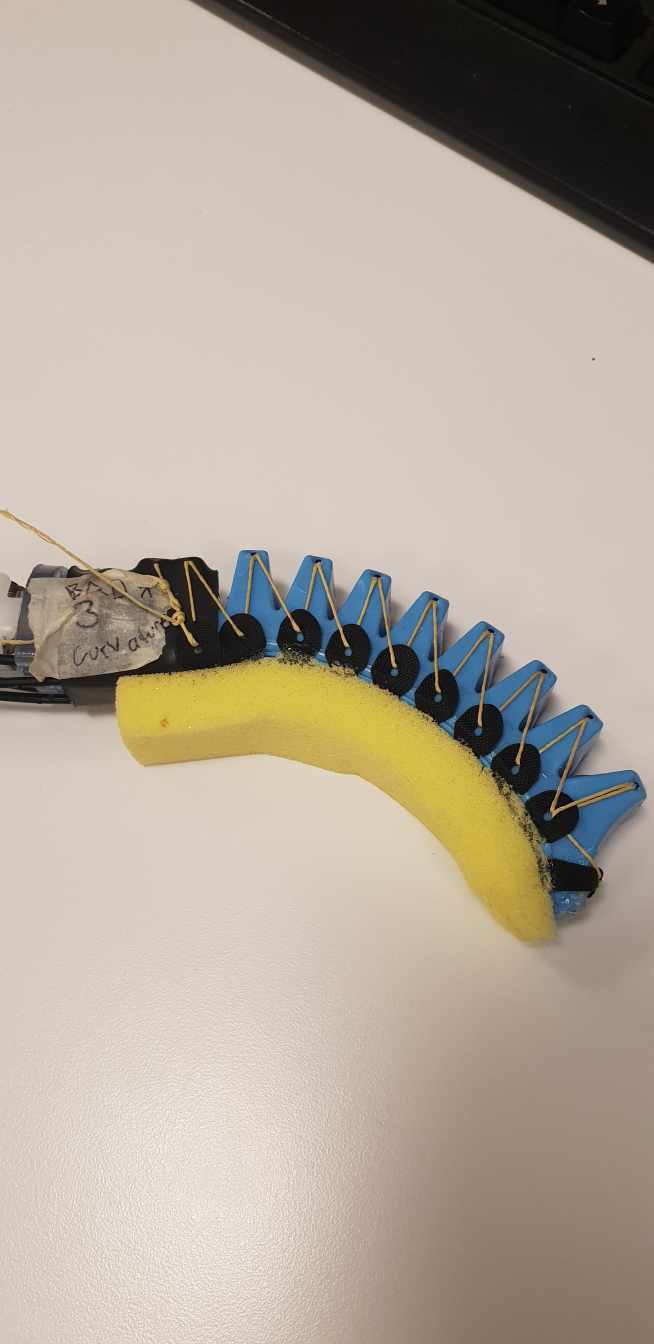
#> input picture Vision Testing/finger_test.jpg, 1960 x 4032 px, given in place of the camera (shown at 1/3 size)
$ python webcam_TESTING.py
#> lines starting #> are read from the running program, lines starting #| are printed output that depends on the picture; after the words box and inside, x2 and y2 are one past the last pixel; in counts of white or black regions, pixels touching at a corner belong together
### Vision Testing/TESTING/point_extractor_TESTING.py
#!/usr/bin/env python

import matplotlib.pyplot as plt
import matplotlib.image as mpimg
import colorsys as cs
import numpy as np
import cv2
from termcolor import colored
from polyfit_TESTING import curvatureCalculation
from operator import itemgetter


# input: cannyedge, Original Image, parameter: 1 for reduced size, zero full size,
# increment between recorded points ((higher increment = fewer points)
# degree: degree of the polynomial fit
def pointExtractor(img, originalImg, parameter,increment, degree):

	sumK = 0
	pointList = [0]
	x = [0]
	y = [0]


	if parameter == 0:
		indices = np.where(img != [0])
		print colored('Indices', 'blue')
		print indices
		coordinates = zip(indices[0], indices[1])
		coordinates = sorted(coordinates,key=itemgetter(1))
		length = len(coordinates)
		print colored('Coordinates', 'green')
		print coordinates

	for i in range(0,length - 1):
		if coordinates[i + 1][1] == coordinates[i][1]:
			i = i + increment
		elif coordinates[i + 1][1] > coordinates[i][1]:
			pointList.append(coordinates[i])
			i = i + increment

	for i in range(1, len(pointList) -1):
		a = pointList[i][0]
		b = pointList[i][1]

		x.append(a)
		y.append(b)

		cv2.circle(originalImg,(b, a), 5, (0, 0, 255), +1)

	'''
	poly = np.polyfit(x, y, degree, rcond=None, full=False, w=None, cov=False)
	p = np.poly1d(poly)

	for i in range(1, len(x)-1):
		sumK = sumK + curvatureCalculation(poly, x[i])


	k = sumK / len(x)
	'''
	k=0
	return originalImg, k;


li = [['John',2],['Jim',9],['Jason',1]]
li = sorted(li,key=itemgetter(1))
print li

### Vision Testing/TESTING/select_input_TESTING.py
#!/usr/bin/env python

import matplotlib.pyplot as plt
import matplotlib.image as mpimg
from termcolor import colored
import colorsys as cs
import numpy as np
import cv2

def nothing(x):
	pass;

def trackBars():
	cv2.namedWindow('image')
	cv2.createTrackbar('Hlo', 'image', 4, 255, nothing)
	cv2.createTrackbar('HUP', 'image', 20, 255, nothing)
	cv2.createTrackbar('Slo', 'image', 144, 255, nothing)
	cv2.createTrackbar('SUP', 'image', 255, 255, nothing)
	cv2.createTrackbar('Vlo', 'image', 126, 255, nothing)
	cv2.createTrackbar('VUP', 'image', 255, 255, nothing)
	return;

def getTrackValues():
	hlo = cv2.getTrackbarPos('HLo', 'image')
	hup = cv2.getTrackbarPos('HUP', 'image')
	slo = cv2.getTrackbarPos('Slo', 'image')
	sup = cv2.getTrackbarPos('SUP', 'image')
	vlo = cv2.getTrackbarPos('Vlo', 'image')
	vup = cv2.getTrackbarPos('VUP', 'image')

	low = np.array([hlo,slo,vlo])
	high = np.array([hup,sup,vup])
	return low, high;


# [57 lines left out: function colorSampling, not called in this run]

### Vision Testing/TESTING/webcam_TESTING.py
#!/usr/bin/env python

import cv2
import numpy as np
from select_input_TESTING import colorSampling, trackBars, getTrackValues
from point_extractor_TESTING import pointExtractor
from termcolor import colored
#from polyfit import ###


cap = cv2.VideoCapture(1)

'''
choose filter:
1: average
2: Gaussian blur
3: median blur
'''
f = 3

'''
choose Sampling mode:
1: Input select from image (lagy)
2: Hardcoding
3: Trackbar HSV selection
'''
mode = 3

#degree of the polynomial fit

degree = 3

trackBars()

while(1):

    _, frame = cap.read()
#> frame is the input picture: shape (4032, 1960, 3); mean B, G, R 155.6, 169.2, 180.1

    if mode == 0:
        low, high = colorSampling(frame)
        lower_boundary = np.array([low[0, 0, 0], low[0, 0, 1], low[0, 0, 2]])
        upper_boundary = np.array([high[0, 0, 0], high[0, 0, 1], high[0, 0, 2]])
        increment = 1
        pass;

    if mode == 2:
        lower_boundary = np.array([35,100,100])
        upper_boundary = np.array([60,255,255])

    if mode == 3:
        lower_boundary, upper_boundary = getTrackValues()

    hsv = cv2.cvtColor(frame, cv2.COLOR_BGR2HSV)
#> hsv: shape (4032, 1960, 3); mean H, S, V 18.6, 43.6, 182.4
    mask = cv2.inRange(hsv, lower_boundary, upper_boundary)
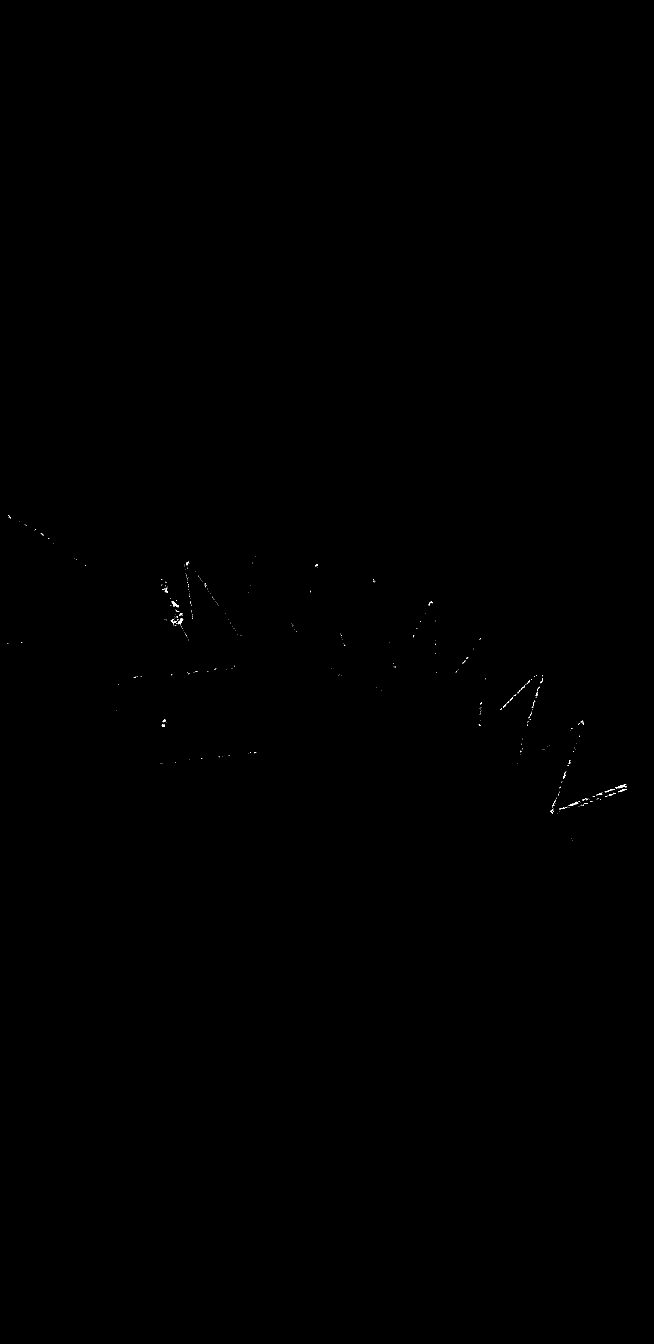
#> mask: shape (4032, 1960) (shown at 1/3 size); 0.03% white in thin lines or dots, all inside (x1, y1, x2, y2) = (21, 1546, 1881, 2522)
    res = cv2.bitwise_and(frame,frame, mask= mask)

    if f == 1:
        kernel = np.ones((15,15), np.float32)/225
        smoothed = cv2.filter2D(res, -1, kernel)
        cv2.imshow('smoothed',smoothed)

    elif f == 2:
        blur = cv2.GaussianBlur(res, (15,15),0)
        cv2.imshow('gaussian blur',blur)

    elif f == 3:
        median = cv2.medianBlur(res,15)
        cv2.imshow('median blur',median)

    else:
        pass

    edges = cv2.Canny(median, 100, 200)
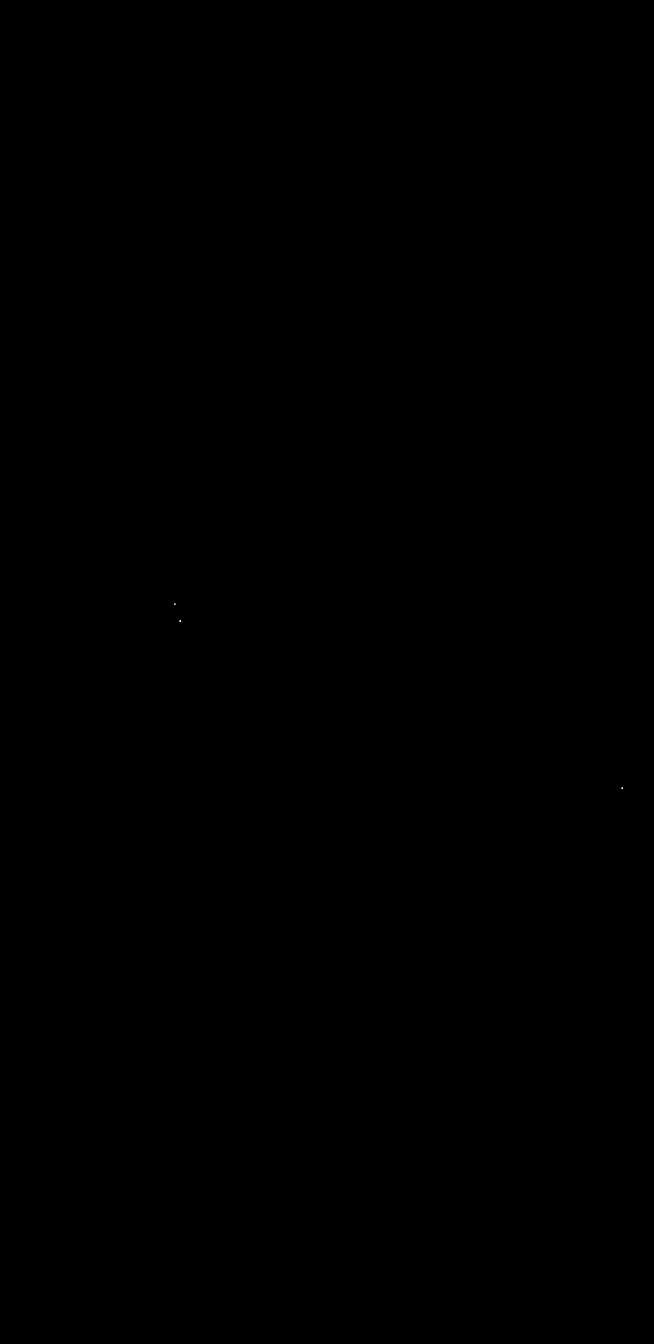
#> edges: shape (4032, 1960) (shown at 1/3 size); 0% white in thin lines or dots, all inside (x1, y1, x2, y2) = (523, 1810, 1868, 2366)

    #returns the original image and the list of points
    frame_with_points, curvature = pointExtractor(edges, frame, 0, 5, degree)
#> in pointExtractor, `indices = np.where(img != [0])`: indices = 25 positions, rows 1810 to 2365, columns 523 to 1867
#| (array([1810, 1811, 1811, 1812, 1812, 1813, 1813, 1862, 1862, 1862, 1862,
#|        1863, 1863, 1864, 1864, 1864, 1864, 2363, 2363, 2363, 2364, 2364,
#|        2365, 2365, 2365]), array([ 524,  523,  525,  523,  526,  524,  526,  539,  540,  541,  542,
#|         538,  542,  538,  540,  541,  542, 1865, 1866, 1867, 1865, 1867,
#|        1865, 1866, 1867]))
#> in pointExtractor, `coordinates = sorted(coordinates,key=itemgetter(1))`: coordinates = 25 pairs, first value 1810 to 2365, second value 523 to 1867
#> in pointExtractor, `length = len(coordinates)`: length = 25
#> (printed output is left out)
#> after the loop in pointExtractor, `for i in range(0,length - 1):`: pointList = [0, (1812, 523), (1813, 524), (1811, 525), (1813, 526), (1864, 538), (1862, 539), (1864, 540), (1864, 541), (1864, 542), (2365, 1865), (2365, 1866)]
#> the loop in pointExtractor, `for i in range(1, len(pointList) -1):` made 10 passes
#> after the loop in pointExtractor, `for i in range(1, len(pointList) -1):`: x = [0, 1812, 1813, 1811, 1813, 1864, 1862, 1864, 1864, 1864, 2365]; y = [0, 523, 524, 525, 526, 538, 539, 540, 541, 542, 1865]
#> curvature = 0

    '''
    print colored('Curvature K', 'green')
    print curvature
    '''

    #show images
    cv2.imshow('Original frame', frame)
    cv2.imshow('Result', res)
    cv2.imshow('Edges', edges)
    cv2.imshow('Frame with points', frame_with_points)


    k = cv2.waitKey(5) & 0xFF
#> (key Esc is pressed here)
    if k == 27:
        break

cv2.destroyAllWindows()
cap.release()

'''
    kernel1 = np.ones((15,15), np.float32)
    kernel2 = np.ones((5,5), np.float32)
    erosion = cv2.erode(mask, kernel1, iterations = 1)
    dilation = cv2.dilate(mask, kernel1, iterations = 1)
    opening = cv2.morphologyEx(mask, cv2.MORPH_OPEN, kernel2)
'''


'''
    cv2.imshow('erosion',erosion)
    cv2.imshow('dilation',dilation)
    cv2.imshow('opening',opening)
'''

$ run again, on Vision Testing/Original frame_07.11.2018_corrected.png
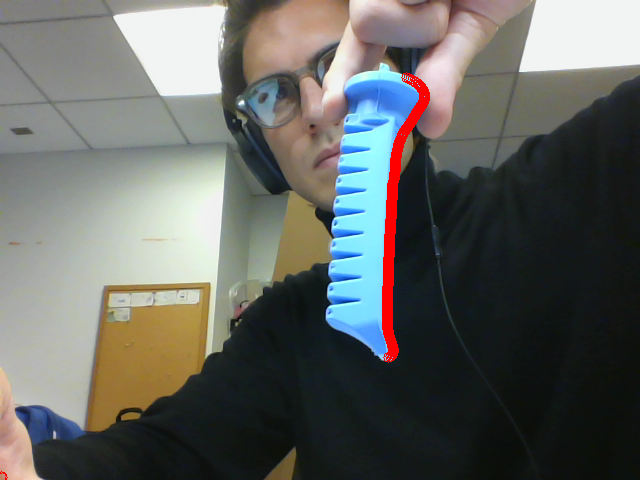
#> input picture Vision Testing/Original frame_07.11.2018_corrected.png, 640 x 480 px, given in place of the camera
#> frame is the input picture: shape (480, 640, 3); mean B, G, R 97.4, 101.4, 100
#> hsv: shape (480, 640, 3); mean H, S, V 66, 56.5, 111.3
#> `mask = cv2.inRange(hsv, lower_boundary, upper_boundary)`:
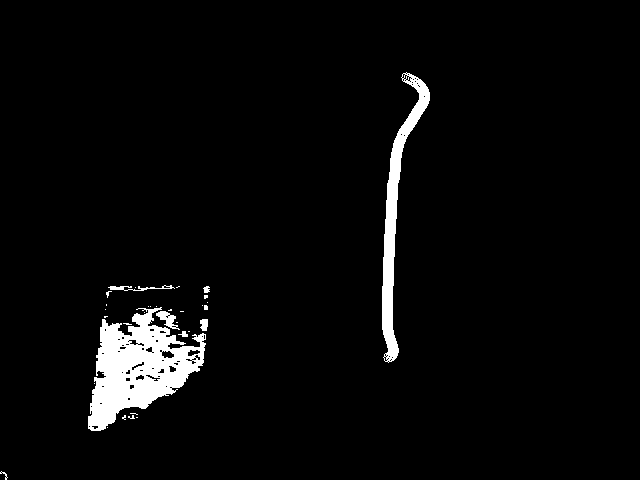
#> mask: shape (480, 640); 3.7% white; 33 white regions (25 under 20 px), largest, box (x1, y1, x2, y2) and area: (88, 307, 206, 431) 7378, (382, 72, 430, 363) 3273, (156, 311, 180, 330) 193
#> `edges = cv2.Canny(median, 100, 200)`:
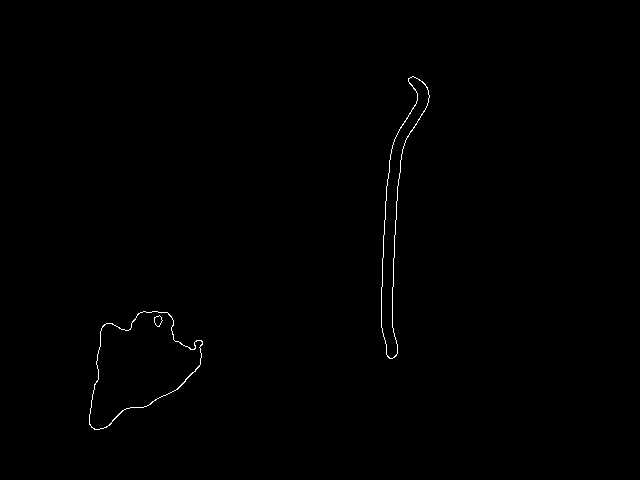
#> edges: shape (480, 640); 0.35% white in thin lines or dots, all inside (x1, y1, x2, y2) = (89, 76, 430, 430)
#> indices = 1069 positions, rows 76 to 429, columns 89 to 429
#> (printed output is left out)
#> coordinates = 1069 pairs, first value 76 to 429, second value 89 to 429
#> length = 1069
#> (printed output is left out)
#> after the loop in pointExtractor, `for i in range(0,length - 1):`: pointList = 163 items, first 6: 0, (424, 89), (425, 90), (427, 91), (427, 92), (428, 93)
#> the loop in pointExtractor, `for i in range(1, len(pointList) -1):` made 161 passes
#> a on passes 1 to 3: 424, 425, 427
#> after the loop in pointExtractor, `for i in range(1, len(pointList) -1):`: x = 162 values, max 429 at index 6, min 0 at index 0, mean 344.1; y = 162 values from 0 to 427
#> curvature = 0
